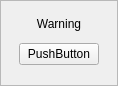
<?xml version="1.0" encoding="UTF-8"?>
<ui version="4.0">
 <class>WarningCritical</class>
 <widget class="QWidget" name="WarningCritical">
  <property name="geometry">
   <rect>
    <x>0</x>
    <y>0</y>
    <width>118</width>
    <height>86</height>
   </rect>
  </property>
  <property name="sizePolicy">
   <sizepolicy hsizetype="Expanding" vsizetype="Preferred">
    <horstretch>0</horstretch>
    <verstretch>0</verstretch>
   </sizepolicy>
  </property>
  <property name="windowTitle">
   <string>Form</string>
  </property>
  <layout class="QVBoxLayout" name="verticalLayout">
   <property name="spacing">
    <number>0</number>
   </property>
   <property name="leftMargin">
    <number>0</number>
   </property>
   <property name="topMargin">
    <number>0</number>
   </property>
   <property name="rightMargin">
    <number>0</number>
   </property>
   <property name="bottomMargin">
    <number>0</number>
   </property>
   <item>
    <widget class="ActionWidget" name="warningCriticalFrame">
     <property name="sizePolicy">
      <sizepolicy hsizetype="Expanding" vsizetype="Ignored">
       <horstretch>0</horstretch>
       <verstretch>0</verstretch>
      </sizepolicy>
     </property>
     <property name="frameShape">
      <enum>QFrame::StyledPanel</enum>
     </property>
     <property name="frameShadow">
      <enum>QFrame::Raised</enum>
     </property>
     <layout class="QVBoxLayout" name="verticalLayout_2">
      <property name="spacing">
       <number>0</number>
      </property>
      <property name="sizeConstraint">
       <enum>QLayout::SetMinimumSize</enum>
      </property>
      <property name="leftMargin">
       <number>0</number>
      </property>
      <property name="topMargin">
       <number>4</number>
      </property>
      <property name="rightMargin">
       <number>0</number>
      </property>
      <property name="bottomMargin">
       <number>4</number>
      </property>
      <item>
       <widget class="QLabel" name="warningCriticalLabel">
        <property name="sizePolicy">
         <sizepolicy hsizetype="Preferred" vsizetype="Preferred">
          <horstretch>0</horstretch>
          <verstretch>0</verstretch>
         </sizepolicy>
        </property>
        <property name="text">
         <string>Warning</string>
        </property>
        <property name="alignment">
         <set>Qt::AlignCenter</set>
        </property>
        <property name="wordWrap">
         <bool>true</bool>
        </property>
       </widget>
      </item>
      <item alignment="Qt::AlignHCenter|Qt::AlignTop">
       <widget class="QPushButton" name="warningCriticalPushButton">
        <property name="sizePolicy">
         <sizepolicy hsizetype="Minimum" vsizetype="Preferred">
          <horstretch>0</horstretch>
          <verstretch>0</verstretch>
         </sizepolicy>
        </property>
        <property name="text">
         <string>PushButton</string>
        </property>
       </widget>
      </item>
     </layout>
    </widget>
   </item>
  </layout>
 </widget>
 <customwidgets>
  <customwidget>
   <class>ActionWidget</class>
   <extends>QFrame</extends>
   <header>ActionWidget.h</header>
   <container>1</container>
  </customwidget>
 </customwidgets>
 <resources/>
 <connections/>
</ui>
